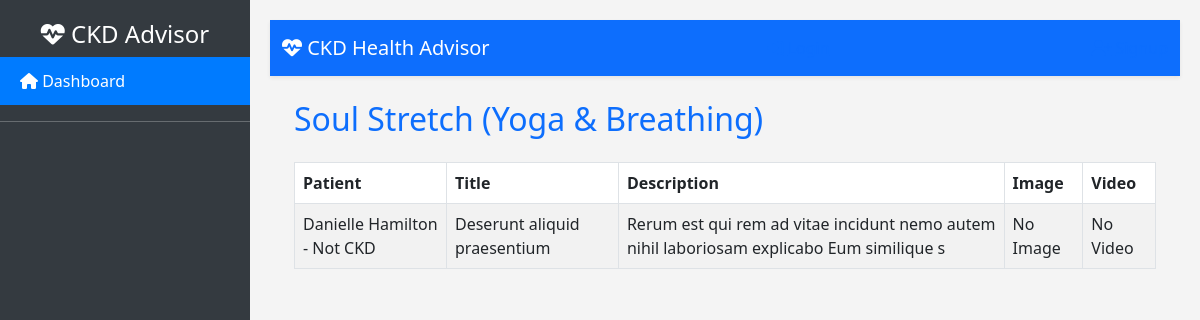
Before: /Doctor/sweat-spot/ with the older database file.
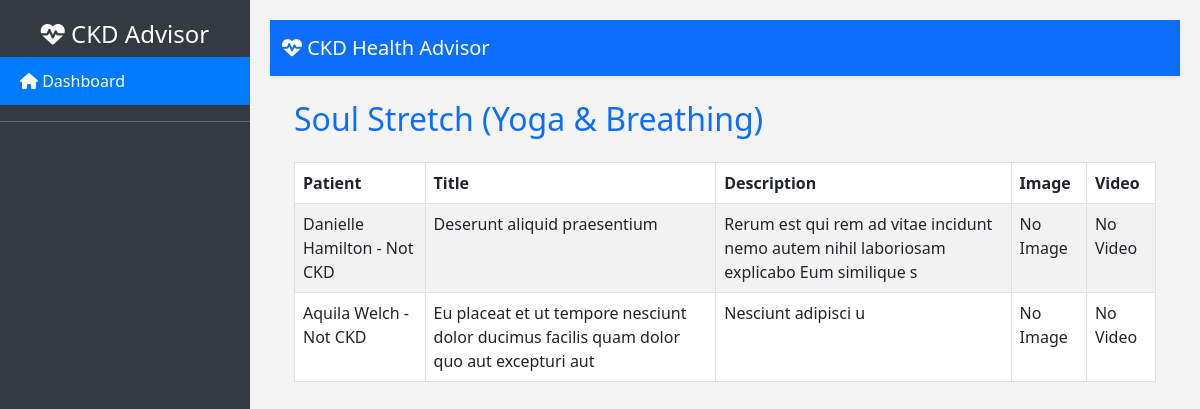
After: the same page with the newer database file.
### patient/models.py (models this page shows, shortened)
class SweatSpot(models.Model):
    patient = models.ForeignKey(
        Patient,
        on_delete=models.CASCADE,
        related_name="sweatspot"
    )
    title = models.CharField(max_length=100)
    description = models.TextField()
    image = models.ImageField(
        upload_to="workout_images/",
        blank=True,
        null=True
    )
    video = models.FileField(
        upload_to="workout_videos/",
        blank=True,
        null=True
    )

class Patient(models.Model):
    patient_info = models.ForeignKey(
        PatientInfo,
        on_delete=models.CASCADE,
        related_name="patients"
    )
    age = models.FloatField()
    bp = models.FloatField(verbose_name="Blood Pressure")
    sg = models.FloatField(verbose_name="Specific Gravity")
    al = models.FloatField(verbose_name="Albumin")
    su = models.FloatField(verbose_name="Sugar")
    rbc = models.CharField(max_length=10, verbose_name="Red Blood Cells")
    pc = models.CharField(max_length=10, verbose_name="Pus Cells")
    pcc = models.CharField(max_length=10, verbose_name="Pus Cell Clumps")
    ba = models.CharField(max_length=10, verbose_name="Bacteria")
    bgr = models.FloatField(verbose_name="Blood Glucose Random")
    bu = models.FloatField(verbose_name="Blood Urea")
    sc = models.FloatField(verbose_name="Serum Creatinine")
    sod = models.FloatField(verbose_name="Sodium")
    pot = models.FloatField(verbose_name="Potassium")
    hemo = models.FloatField(verbose_name="Hemoglobin")
    pcv = models.FloatField(verbose_name="Packed Cell Volume")
    wc = models.FloatField(verbose_name="White Blood Cell Count")
    rc = models.FloatField(verbose_name="Red Blood Cell Count")
    htn = models.CharField(max_length=3, verbose_name="Hypertension")
    dm = models.CharField(max_length=3, verbose_name="Diabetes Mellitus")
    cad = models.CharField(max_length=3, verbose_name="Coronary Artery Disease")
    appet = models.CharField(max_length=10, verbose_name="Appetite")
    pe = models.CharField(max_length=3, verbose_name="Pedal Edema")
    ane = models.CharField(max_length=3, verbose_name="Anemia")
    prediction = models.CharField(max_length=50)
    created_at = models.DateTimeField(auto_now_add=True)
    def __str__(self):
        return f"{self.patient_info.name} - {self.prediction}"

class PatientInfo(models.Model):
    user = models.OneToOneField(
        CustomUser,
        on_delete=models.CASCADE,
        related_name="patient_info"
    )
    name = models.CharField(max_length=100)
    father_name = models.CharField(max_length=100)
    age = models.PositiveIntegerField()
    address = models.TextField()
    created_at = models.DateTimeField(auto_now_add=True)

### Doctor/views.py (the view)
# urls.py: path("sweat-spot/", SweatSpotListView.as_view(), name="sweat_spot"),
class SweatSpotListView(ListView):
    model = SweatSpot
    template_name = "calories/sweat_spot.html"
    context_object_name = "workouts"

### templates/calories/sweat_spot.html (shortened to what this page needs)
{% extends "base.html" %}
{% block content %}
<div class="container mt-4">
    <h2 class="text-primary mb-4">Soul Stretch (Yoga & Breathing)</h2>
    <table class="table table-bordered table-striped">
        <thead class="thead-dark">
            <tr>
                <th scope="col">Patient</th>
                <th scope="col">Title</th>
                <th scope="col">Description</th>
                <th scope="col">Image</th>
                <th scope="col">Video</th>
            </tr>
        </thead>
        <tbody>
            {% for exercise in workouts %}
            <tr>
                <td>{{ exercise.patient }}</td>
                <td>{{ exercise.title }}</td>
                <td>{{ exercise.description }}</td>
                <td>
                    {% if exercise.image %}
                        <img src="{{ exercise.image.url }}" alt="{{ exercise.title }}" class="img-thumbnail" width="100">
                    {% else %}
                        No Image
                    {% endif %}
                </td>
                <td>
                    {% if exercise.video %}
                        <a href="{{ exercise.video.url }}" target="_blank" class="btn btn-info btn-sm">View Video</a>
                    {% else %}
                        No Video
                    {% endif %}
                </td>
            </tr>
            {% empty %}
            <tr>
                <td colspan="5" class="text-center">No Soul Stretch exercises available.</td>
            </tr>
            {% endfor %}
        </tbody>
    </table>
</div>
{% endblock %}

Changed rows visible on the page:
added SweatSpot: patient "Aquila Welch - Not CKD", title "Eu placeat et ut tempore nesciunt dolor ducimus facilis quam dolor quo aut excepturi aut", description "Nesciunt adipisci u", image "No Image", video "No Video"
